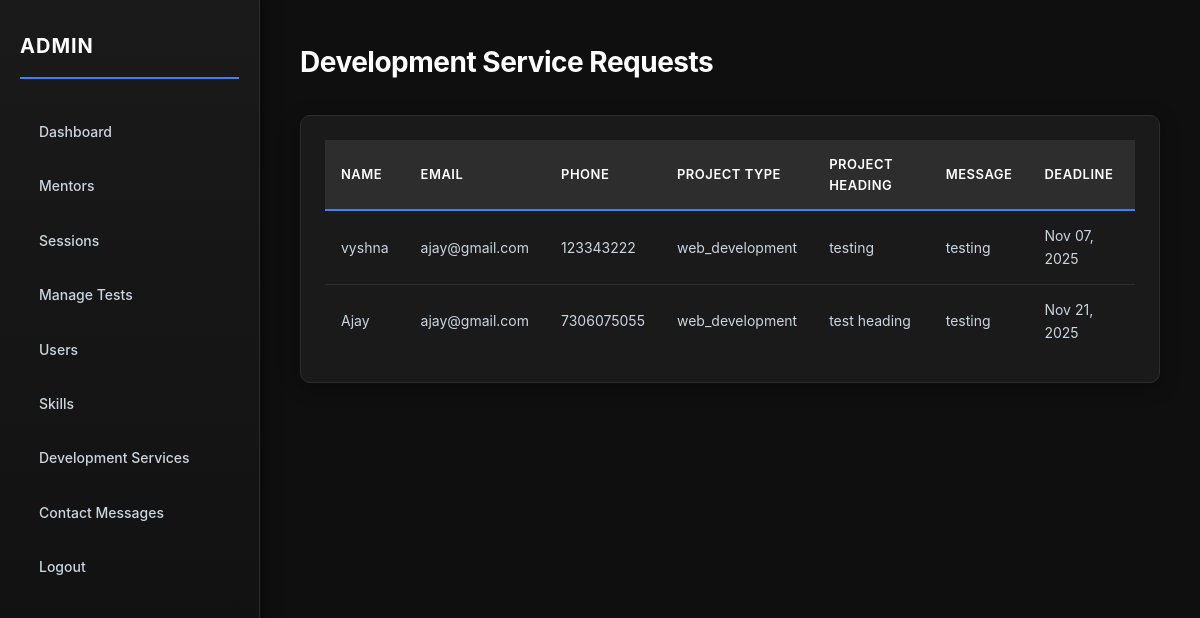
The page /hire-developer-data/ (signed in) on the database its author committed.
### main/models.py (models this page shows, shortened)
class hire_developer(models.Model):
    name = models.CharField(max_length=100)
    email = models.EmailField()
    number = models.IntegerField()
    message = models.TextField()
    project_type = models.CharField(max_length=100)
    project_heading = models.CharField(max_length=200)
    project_details = models.TextField()
    deadline = models.DateField()

### main/views.py (the view)
# urls.py: path('hire-developer-data/', views.hire_developer_data_view, name="hire_developer_data"),
@staff_required
def hire_developer_data_view(request):
    data=hire_developer.objects.all()
    return render(request, 'admin/hire_developer_data.html',{'data':data})

### main/views.py (called while the page is built)
def staff_required(view_func):
    return login_required(user_passes_test(lambda u: u.is_staff)(view_func))

### templates/admin/hire_developer_data.html (shortened to what this page needs)
<!DOCTYPE html>
<html lang="en">
<head>
    {% load static %}
    <link rel="stylesheet" type="text/css" href="{% static 'css/admin.css' %}">
</head>
<body>
    <div class="layout">
        {% include 'admin/partials/sidebar.html' %}
        <main class="content">
        <h1>Development Service Requests</h1>
        {% if data %}
        <div class="section">
            <table>
                <thead>
                    <tr>
                        <th>Name</th>
                        <th>Email</th>
                        <th>Phone</th>
                        <th>Project Type</th>
                        <th>Project Heading</th>
                        <th>Message</th>
                        <th>Deadline</th>
                    </tr>
                </thead>
                <tbody>
                    {% for entry in data %}
                    <tr>
                        <td>{{ entry.name }}</td>
                        <td>{{ entry.email }}</td>
                        <td>{{ entry.number }}</td>
                        <td>{{ entry.project_type }}</td>
                        <td>{{ entry.project_heading }}</td>
                        <td>{{ entry.message|truncatewords:15 }}</td>
                        <td>{{ entry.deadline|date:"M d, Y" }}</td>
                    </tr>
                    {% endfor %}
                </tbody>
            </table>
        </div>
        {% else %}
        <div class="empty-state">
            <h3>No Development Service Requests</h3>
            <p>There are no development service requests yet.</p>
        </div>
        {% endif %}
        </main>
    </div>
</body>
</html>

### static/css/admin.css (style rules this page uses)
* { margin: 0; padding: 0; box-sizing: border-box; }
body { font-family: -apple-system, BlinkMacSystemFont, 'Segoe UI', Roboto, Oxygen, Ubuntu, Cantarell, sans-serif; background: #0f0f0f; color: #e5e7eb; line-height: 1.6; }
.layout { display: flex; min-height: 100vh; gap: 0; }
.content { flex: 1; margin-left: 260px; padding: 40px; background: #0f0f0f; }
.content h1 { color: #ffffff; font-size: 28px; margin-bottom: 30px; font-weight: 700; letter-spacing: -0.5px; }
.section { background: #1a1a1a; padding: 24px; border-radius: 10px; border: 1px solid #2d2d2d; margin-bottom: 20px; box-shadow: 0 4px 20px rgba(0, 0, 0, 0.3); }
table { width: 100%; border-collapse: collapse; }
thead { background: #2d2d2d; border-bottom: 2px solid #3b82f6; }
th { padding: 14px 16px; text-align: left; color: #ffffff; font-weight: 600; font-size: 13px; text-transform: uppercase; letter-spacing: 0.5px; }
td { padding: 14px 16px; border-bottom: 1px solid #2d2d2d; color: #cbd5e1; font-size: 14px; }
tbody tr { transition: all 0.2s ease; }
tbody tr:last-child td { border-bottom: none; }

### rows shown on the page
hire_developer: name "vyshna", email "ajay@gmail.com", number "123343222", project_type "web_development", project_heading "testing", message "testing", deadline "Nov 07, 2025"
hire_developer: name "Ajay", email "ajay@gmail.com", number "7306075055", project_type "web_development", project_heading "test heading", message "testing", deadline "Nov 21, 2025"
